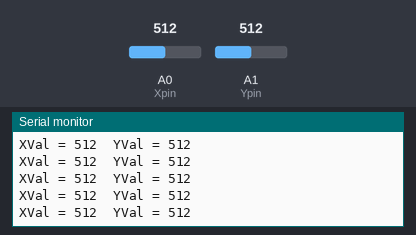
The sketch below on a simulated Arduino Uno, built with avr-gcc and run on an emulated ATmega328P. Shown: the last lines printed to the serial monitor. Inputs (shaded band) come from the test bench; at power-on: A0 (Xpin) = 512, A1 (Ypin) = 512. No radio packets arrive unless stated.

Above: at 1.2 s.
1.3 s: A0 (Xpin) set to 991
At 1.59 s:
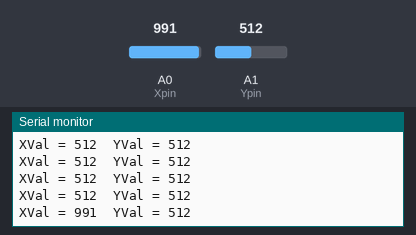
4.3 s: A0 (Xpin) set to 1010
At 4.44 s:
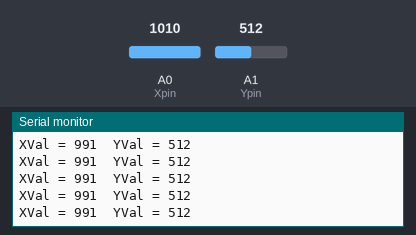
Timing chart, 0 to 7.3 s (numbered marks = the images above; inputs shaded):
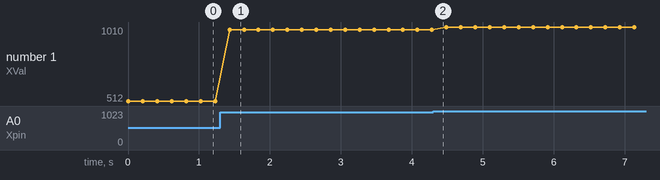

Measured:
- after the input at 1.3 s, the serial monitor: prints a new line after 0.13 s (image 1)
- plotted number 1: 512 → 991 after the input at 1.3 s, 991 → 1010 after the input at 4.3 s

The sketch:

RC_car_2_motor_drive_transmit.ino
```cpp
#include <SPI.h>
#include <nRF24L01.h>
#include <RF24.h>

RF24 radio(7, 8); // CE, CSN

const byte address[6] = "00001";

int XVal, YVal;

int Xpin=A0;
int Ypin=A1;

void setup() {

  Serial.begin(9600);
  radio.begin();
  radio.openWritingPipe(address);
  radio.setPALevel(RF24_PA_MIN);
  radio.stopListening();
  pinMode(Xpin,INPUT);
  pinMode(Ypin,INPUT);

}

void loop() {

  XVal=analogRead(Xpin);
  Serial.print("XVal = ");
  Serial.print(XVal);
  radio.write(&XVal, sizeof(XVal));

  YVal=analogRead(Ypin);
  Serial.print("  YVal = ");
  Serial.println(YVal);
  radio.write(&YVal, sizeof(YVal));
  delay(200);
}

//This code facilitates wireless communication between arduino unos using nRF24L01 modules.
//A joystick connected to the transmitting arduino sends motor information to the receiving arduino which controls 2 dc motors,
//therefore controlling the small, 3d printed, 3-wheel vehicle they are attached to.
```
